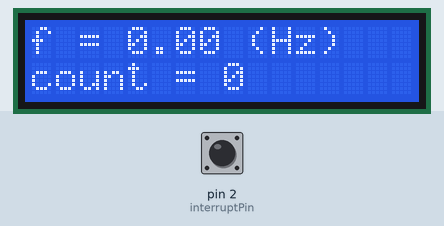
Simulated run of this sketch. Board: Arduino Uno, built with avr-gcc and run on an emulated ATmega328P. On the bench: 16×2 character LCD. The inputs (shaded band) are chosen by the test bench; at power-on: pin 2 (interruptPin) LOW.

Above: at 1.6 s.
1.7 s: pin 2 (interruptPin) pulled HIGH for 0.15 s
At 2.4 s:
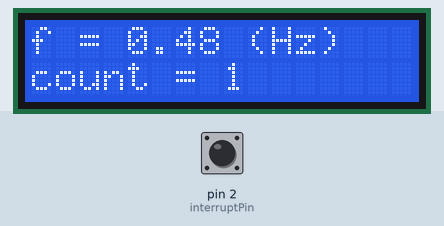
4.5 s: pin 2 (interruptPin) pulled HIGH for 1 s
At 5.8 s:
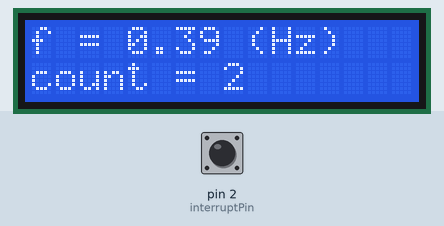
7.5 s: pin 2 (interruptPin) pulled HIGH for 0.15 s
At 8.9 s:
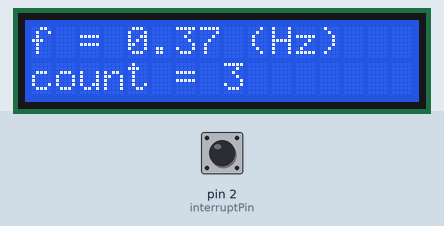
10.6 s: pin 2 (interruptPin) pulled HIGH for 1 s
At 11.9 s:
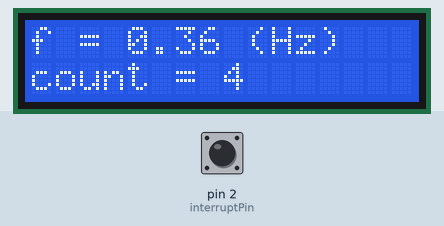
Timing chart, 0 to 13.6 s (numbered marks = the images above; inputs shaded):
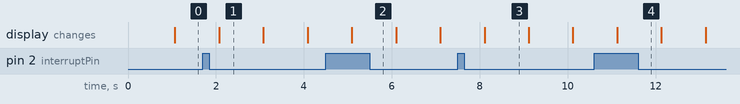

Measured:
- after the input at 1.7 s, the display: changes after 0.37 s (image 1)
- what the display in image 1 shows lasts 1.0 s, from 2.1 s to 3.1 s

The sketch:

CalcFreq.ino
```cpp
// include the library code:
#include <LiquidCrystal.h>

const byte interruptPin = 2;
volatile long count = 0;

const int rs = 7, en = 8, d4 = 9, d5 = 10, d6 = 11, d7 = 12;
LiquidCrystal lcd(rs, en, d4, d5, d6, d7);

void setup() {
  pinMode(interruptPin, INPUT);
  attachInterrupt(digitalPinToInterrupt(interruptPin), edgeIntr, RISING);
  lcd.begin(16, 2);
}

void loop() {
  delay(1000);

  float time = millis();

  float f = count;
  f /= time / 1000.0;

  lcd.clear();

  lcd.print("f = ");
  lcd.print(f);
  lcd.print(" (Hz)");

  lcd.setCursor(0, 2);
  lcd.print("count = ");
  lcd.print(count);
}

void edgeIntr() {
  count += 1;
}
```
